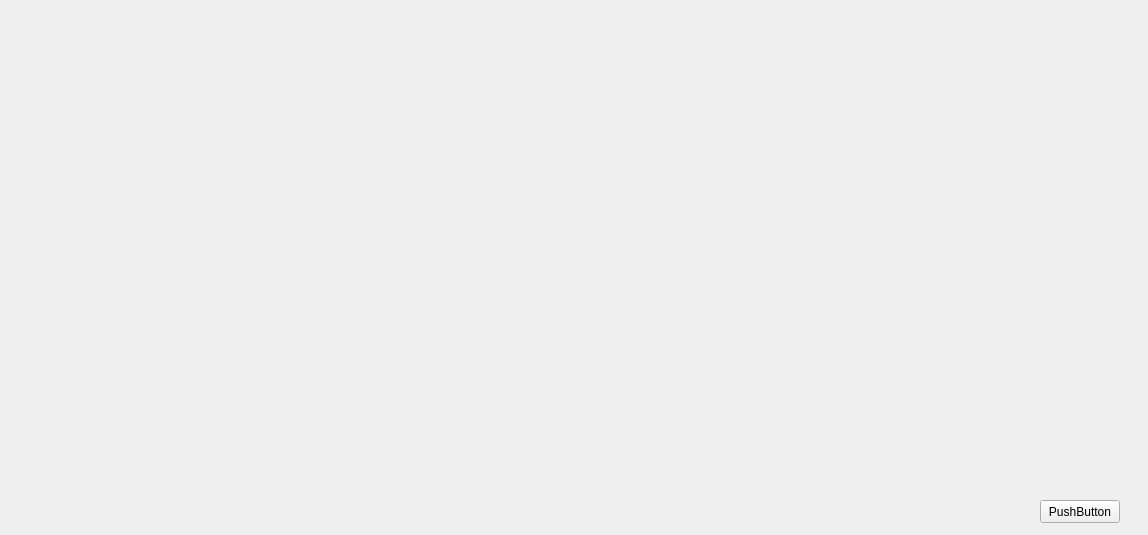
<?xml version="1.0" encoding="UTF-8"?>
<ui version="4.0">
 <class>Form_MyPlot</class>
 <widget class="QWidget" name="Form_MyPlot">
  <property name="geometry">
   <rect>
    <x>0</x>
    <y>0</y>
    <width>1148</width>
    <height>535</height>
   </rect>
  </property>
  <property name="windowTitle">
   <string>Form</string>
  </property>
  <widget class="QPushButton" name="pushButton">
   <property name="geometry">
    <rect>
     <x>1040</x>
     <y>500</y>
     <width>80</width>
     <height>23</height>
    </rect>
   </property>
   <property name="text">
    <string>PushButton</string>
   </property>
  </widget>
  <widget class="MyPlot" name="widget" native="true">
   <property name="geometry">
    <rect>
     <x>10</x>
     <y>10</y>
     <width>1081</width>
     <height>441</height>
    </rect>
   </property>
  </widget>
 </widget>
 <customwidgets>
  <customwidget>
   <class>MyPlot</class>
   <extends>QWidget</extends>
   <header>myplot.h</header>
   <container>1</container>
  </customwidget>
 </customwidgets>
 <resources/>
 <connections/>
</ui>
